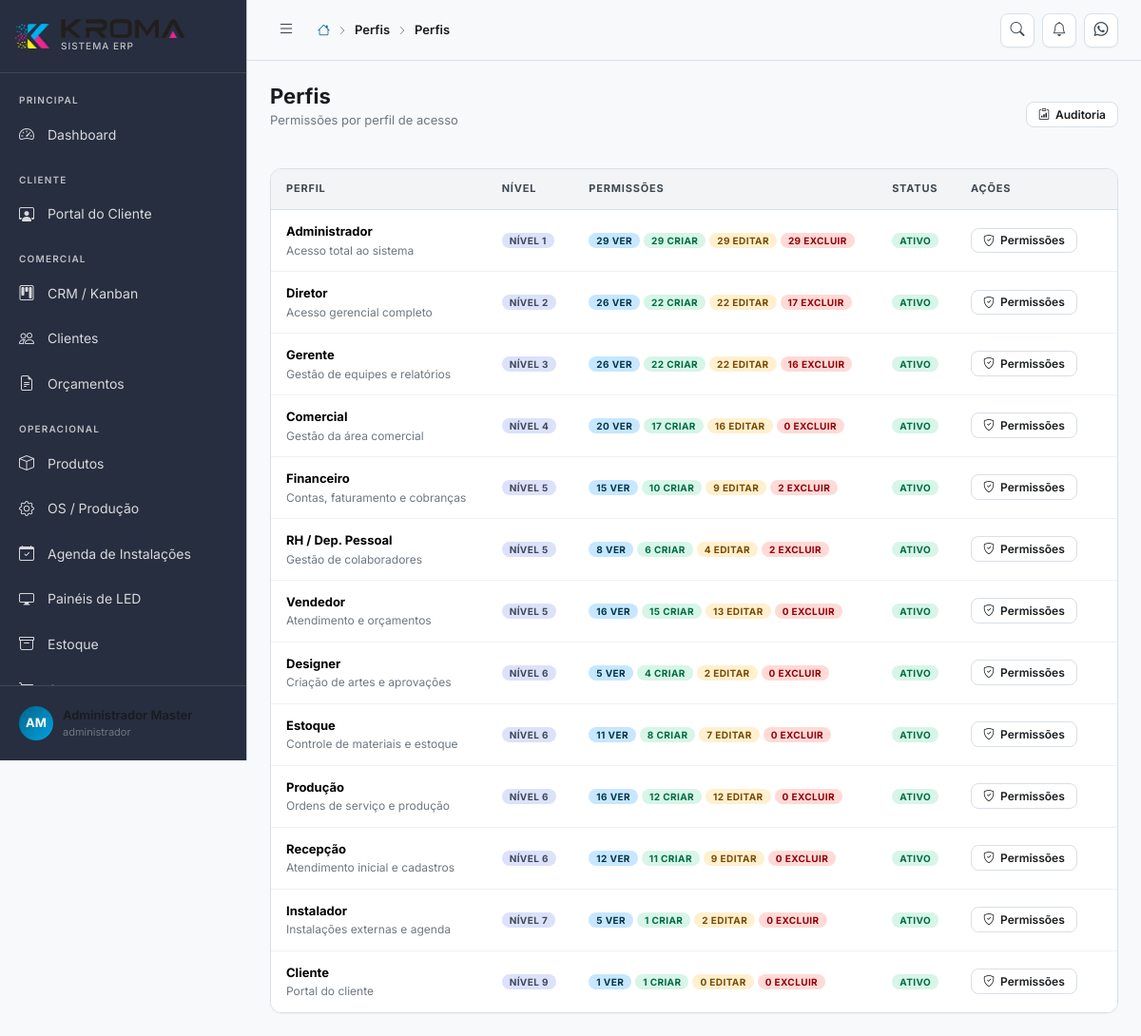
/perfis (signed in), run on the app's committed database.
### tables this page shows
CREATE TABLE IF NOT EXISTS perfis (
    id          INT UNSIGNED AUTO_INCREMENT PRIMARY KEY,
    nome        VARCHAR(50) NOT NULL UNIQUE,
    label       VARCHAR(100) NOT NULL,
    descricao   TEXT,
    nivel       TINYINT DEFAULT 5 COMMENT 'Nível hierárquico: 1=mais alto',
    ativo       TINYINT(1) DEFAULT 1,
    created_at  DATETIME DEFAULT CURRENT_TIMESTAMP
);

### index.php (called while the page is built, shortened)
<?php
require_once CONFIG_PATH . '/database.php';
require_once APP_PATH . '/Services/Router.php';
$router = new App\Services\Router();
$router->dispatch();

### config/database.php (called while the page is built, shortened)
<?php
class Database
{
    private static ?PDO $instance = null;
    public static function getInstance(): PDO
    {
        if (self::$instance === null) {
            try {
                $dsn = sprintf(
                    'mysql:host=%s;port=%s;dbname=%s;charset=%s',
                    DB_HOST, DB_PORT, DB_NAME, DB_CHARSET
                );
                self::$instance = new PDO($dsn, DB_USER, DB_PASS, [
                    PDO::ATTR_ERRMODE            => PDO::ERRMODE_EXCEPTION,
                    PDO::ATTR_DEFAULT_FETCH_MODE => PDO::FETCH_ASSOC,
                    PDO::ATTR_EMULATE_PREPARES   => false,
                    PDO::MYSQL_ATTR_INIT_COMMAND => "SET NAMES utf8mb4 COLLATE utf8mb4_unicode_ci",
                ]);
            } catch (PDOException $e) {
                if (APP_ENV === 'development') {
                    die('Erro de conexão com banco de dados: ' . $e->getMessage());
                } else {
                    die('Erro interno do sistema. Tente novamente mais tarde.');
                }
            }
        }
        return self::$instance;
    }
}
function db(): PDO
{
    return Database::getInstance();
}

### app/Services/Auth.php (called while the page is built, shortened)
<?php
class Auth
{
    public static function usuario(): ?array
    {
        return $_SESSION['usuario'] ?? null;
    }
    public static function perfil(): ?string
    {
        return $_SESSION['usuario']['perfil'] ?? null;
    }
    public static function temPerfil(string|array $perfis): bool
    {
        $perfilAtual = self::perfil();
        if (is_array($perfis)) {
            return in_array($perfilAtual, $perfis);
        }
        return $perfilAtual === $perfis;
    }
    public static function pode(string $permissao): bool
    {
        $permissoes = $_SESSION['permissoes'] ?? [];
        return in_array($permissao, $permissoes) || self::temPerfil('administrador');
    }
}

### app/Views/perfis/index.php (the view, shortened to what this page needs)
<div class="table-wrapper">
    <table class="table">
        <thead>
            <tr>
                <th>Perfil</th>
                <th>Nível</th>
                <th>Permissões</th>
                <th>Status</th>
                <th width="170">Ações</th>
            </tr>
        </thead>
        <tbody>
            <?php foreach ($perfis as $perfil): ?>
            <tr>
                <td>
                    <div style="font-weight:700"><?= htmlspecialchars($perfil['label']) ?></div>
                    <div style="font-size:12px;color:var(--text-muted)"><?= htmlspecialchars($perfil['descricao'] ?? '') ?></div>
                </td>
                <td><span class="badge badge-info">Nível <?= (int)$perfil['nivel'] ?></span></td>
                <td>
                    <div class="d-flex flex-wrap gap-1">
                        <span class="badge badge-primary"><?= (int)$perfil['total_ver'] ?> ver</span>
                        <span class="badge badge-success"><?= (int)$perfil['total_criar'] ?> criar</span>
                        <span class="badge badge-warning"><?= (int)$perfil['total_editar'] ?> editar</span>
                        <span class="badge badge-danger"><?= (int)$perfil['total_excluir'] ?> excluir</span>
                    </div>
                </td>
                <td>
                    <span class="badge <?= $perfil['ativo'] ? 'badge-success' : 'badge-secondary' ?>">
                        <?= $perfil['ativo'] ? 'Ativo' : 'Inativo' ?>
                    </span>
                </td>
                <td>
                    <a class="btn btn-secondary btn-sm" href="<?= APP_URL ?>/perfis/<?= $perfil['id'] ?>/permissoes">
                        <i class="bi bi-shield-check"></i> Permissões
                    </a>
                </td>
            </tr>
            <?php endforeach; ?>
        </tbody>
    </table>
</div>

### app/Services/Router.php (shortened to what this page needs)
<?php
class Router
{
    private array $routes = [];
    private string $basePath = '';
    public function __construct()
    {
        $scriptDir = dirname($_SERVER['SCRIPT_NAME']);
        $this->basePath = rtrim($scriptDir, '/');
    }
    private function addRoute(string $method, string $path, $handler): void
    {
        $this->routes[] = [
            'method'  => $method,
            'path'    => $path,
            'handler' => $handler,
        ];
    }
    public function dispatch(): void
    {
        $method = $_SERVER['REQUEST_METHOD'];
        $uri    = $_SERVER['REQUEST_URI'];
        $uri = '/' . ltrim(substr($uri, strlen($this->basePath)), '/');
        $uri = rtrim($uri, '/') ?: '/';
        foreach ($this->routes as $route) {
            if ($route['method'] !== $method) continue;
            $pattern = $this->pathToRegex($route['path']);
            if (preg_match($pattern, $uri, $matches)) {
                $params = array_filter($matches, 'is_string', ARRAY_FILTER_USE_KEY);
                $this->callHandler($route['handler'], $params);
                return;
            }
        }
    }
    private function pathToRegex(string $path): string
    {
        $pattern = preg_replace('/\/:([^\/]+)/', '/(?P<$1>[^/]+)', $path);
        return '#^' . $pattern . '$#';
    }
    private function callHandler($handler, array $params): void
    {
        if (is_string($handler) && strpos($handler, '@') !== false) {
            [$class, $method] = explode('@', $handler);
            $controller = new $fullClass();
            call_user_func_array([$controller, $method], $params);
            return;
        }
    }
}

### app/Controllers/PerfilController.php (shortened to what this page needs)
<?php
class PerfilController
{
    public function index(): void
    {
        try {
            $perfis = db()->query(
                "SELECT p.*,
                        SUM(CASE WHEN pm.pode_ver = 1 THEN 1 ELSE 0 END) AS total_ver,
                        SUM(CASE WHEN pm.pode_criar = 1 THEN 1 ELSE 0 END) AS total_criar,
                        SUM(CASE WHEN pm.pode_editar = 1 THEN 1 ELSE 0 END) AS total_editar,
                        SUM(CASE WHEN pm.pode_excluir = 1 THEN 1 ELSE 0 END) AS total_excluir
                 FROM perfis p
                 LEFT JOIN permissoes pm ON pm.perfil_id = p.id
                 GROUP BY p.id
                 ORDER BY p.nivel, p.label"
            )->fetchAll();
        } catch (\Exception $e) {
            $perfis = [];
        }
        $titulo = 'Perfis';
        $subtitulo = 'Permissões por perfil de acesso';
        $breadcrumbs = [['label' => 'Perfis', 'url' => '']];
        $headerActions = '<a href="' . APP_URL . '/auditoria" class="btn btn-secondary btn-sm"><i class="bi bi-clipboard-data"></i> Auditoria</a>';
        require APP_PATH . '/Views/perfis/index.php';
        $content = ob_get_clean();
        require APP_PATH . '/Views/layouts/main.php';
    }
}

### app/Views/layouts/main.php (shortened to what this page needs)
<?php
$usuario    = Auth::usuario();
$titulo     = $titulo ?? 'Dashboard';
$subtitulo  = $subtitulo ?? '';
$breadcrumbs = $breadcrumbs ?? [];
$homeUrl = Auth::pode('dashboard') ? '/dashboard' : (Auth::pode('portal') ? '/portal' : '/perfil');
$iniciais = implode('', array_map(fn($p) => strtoupper($p[0]), array_slice(explode(' ', $usuario['nome'] ?? 'U'), 0, 2)));
?>
<!DOCTYPE html>
<html lang="pt-BR" data-theme="light">
<head>
    <link rel="stylesheet" href="https://cdn.jsdelivr.net/npm/bootstrap@5.3.2/dist/css/bootstrap.min.css">
    <link rel="stylesheet" href="https://cdn.jsdelivr.net/npm/bootstrap-icons@1.11.3/font/bootstrap-icons.min.css">
    <link rel="stylesheet" href="https://cdn.datatables.net/1.13.7/css/dataTables.bootstrap5.min.css">
    <link rel="stylesheet" href="<?= APP_URL ?>/public/assets/css/kroma.css">
</head>
<body>
<div class="kroma-wrapper">
    <aside class="sidebar" id="sidebar">
        <div class="sidebar-brand">
            <img src="<?= APP_URL ?>/public/assets/img/icone.png" alt="KROMA" class="logo-icon-img">
            <div>
                <img src="<?= APP_URL ?>/public/assets/img/nome.png" alt="KROMA PRINT" class="logo-text-img">
                <div class="logo-sub">Sistema ERP</div>
            </div>
        </div>
        <nav class="sidebar-nav" id="sidebarNav">
            <?php if (Auth::pode('dashboard')): ?>
            <div class="nav-group">
                <div class="nav-group-label">Principal</div>
                <a href="<?= APP_URL ?>/dashboard" class="nav-item" data-tooltip="Dashboard">
                    <i class="bi bi-speedometer2"></i>
                    <span class="nav-label">Dashboard</span>
                </a>
            </div>
            <?php endif; ?>
            <?php if (Auth::pode('portal')): ?>
            <div class="nav-group">
                <div class="nav-group-label">Cliente</div>
                <a href="<?= APP_URL ?>/portal" class="nav-item" data-tooltip="Portal do Cliente">
                    <i class="bi bi-person-workspace"></i>
                    <span class="nav-label">Portal do Cliente</span>
                </a>
            </div>
            <?php endif; ?>
            <?php if (Auth::pode('crm') || Auth::pode('clientes') || Auth::pode('orcamentos')): ?>
            <div class="nav-group">
                <div class="nav-group-label">Comercial</div>
                <?php if (Auth::pode('crm')): ?>
                <a href="<?= APP_URL ?>/crm" class="nav-item" data-tooltip="CRM">
                    <i class="bi bi-kanban"></i>
                    <span class="nav-label">CRM / Kanban</span>
                </a>
                <?php endif; ?>
                <?php if (Auth::pode('clientes')): ?>
                <a href="<?= APP_URL ?>/clientes" class="nav-item" data-tooltip="Clientes">
                    <i class="bi bi-people"></i>
                    <span class="nav-label">Clientes</span>
                </a>
                <?php endif; ?>
                <?php if (Auth::pode('orcamentos')): ?>
                <a href="<?= APP_URL ?>/orcamentos" class="nav-item" data-tooltip="Orçamentos">
                    <i class="bi bi-file-earmark-text"></i>
                    <span class="nav-label">Orçamentos</span>
                </a>
                <?php endif; ?>
            </div>
            <?php endif; ?>
            <?php if (Auth::pode('produtos') || Auth::pode('producao') || Auth::pode('agenda') || Auth::pode('led') || Auth::pode('estoque') || Auth::pode('compras')): ?>
            <div class="nav-group">
                <div class="nav-group-label">Operacional</div>
                <?php if (Auth::pode('produtos')): ?>
                <a href="<?= APP_URL ?>/produtos" class="nav-item" data-tooltip="Produtos">
                    <i class="bi bi-box"></i>
                    <span class="nav-label">Produtos</span>
                </a>
                <?php endif; ?>
                <?php if (Auth::pode('producao')): ?>
                <a href="<?= APP_URL ?>/producao" class="nav-item" data-tooltip="Produção">
                    <i class="bi bi-gear"></i>
                    <span class="nav-label">OS / Produção</span>
                </a>
                <?php endif; ?>
                <?php if (Auth::pode('agenda')): ?>
                <a href="<?= APP_URL ?>/agenda" class="nav-item" data-tooltip="Agenda de Instalações">
                    <i class="bi bi-calendar-check"></i>
                    <span class="nav-label">Agenda de Instalações</span>
                </a>
                <?php endif; ?>
                <?php if (Auth::pode('led')): ?>
                <a href="<?= APP_URL ?>/led" class="nav-item" data-tooltip="Painéis de LED">
                    <i class="bi bi-display"></i>
                    <span class="nav-label">Painéis de LED</span>
                </a>
                <?php endif; ?>
                <?php if (Auth::pode('estoque')): ?>
                <a href="<?= APP_URL ?>/estoque" class="nav-item" data-tooltip="Estoque">
                    <i class="bi bi-archive"></i>
                    <span class="nav-label">Estoque</span>
                </a>
                <?php endif; ?>
                <?php if (Auth::pode('compras')): ?>
                <a href="<?= APP_URL ?>/compras" class="nav-item" data-tooltip="Compras">
                    <i class="bi bi-cart"></i>
                    <span class="nav-label">Compras</span>
                </a>
                <?php endif; ?>
            </div>
            <?php endif; ?>
        </nav>
        <div class="sidebar-footer">
            <div class="dropdown">
                <div class="sidebar-user" data-bs-toggle="dropdown">
                    <div class="avatar avatar-sm"><?= htmlspecialchars($iniciais) ?></div>
                    <div class="user-info">
                        <div class="user-name"><?= htmlspecialchars($usuario['nome'] ?? '') ?></div>
                        <div class="user-role"><?= htmlspecialchars($usuario['perfil'] ?? '') ?></div>
                    </div>
                </div>
            </div>
        </div>
    </aside>
    <div class="main-content" id="mainContent">
        <header class="topbar">
            <button class="topbar-toggle" id="sidebarToggle" aria-label="Menu">
                <i class="bi bi-list"></i>
            </button>
            <div class="topbar-breadcrumb">
                <a href="<?= APP_URL . $homeUrl ?>"><i class="bi bi-house"></i></a>
                <?php foreach ($breadcrumbs as $crumb): ?>
                    <i class="bi bi-chevron-right" style="font-size:10px"></i>
                    <?php if (!empty($crumb['url'])): ?>
                        <a href="<?= APP_URL . $crumb['url'] ?>"><?= htmlspecialchars($crumb['label']) ?></a>
                    <?php else: ?>
                        <span class="current"><?= htmlspecialchars($crumb['label']) ?></span>
                    <?php endif; ?>
                <?php endforeach; ?>
                <?php if (!empty($breadcrumbs)): ?>
                    <i class="bi bi-chevron-right" style="font-size:10px"></i>
                <?php endif; ?>
                <span class="current"><?= htmlspecialchars($titulo) ?></span>
            </div>
            <div class="topbar-actions">
                <a href="#" class="topbar-btn" data-bs-toggle="tooltip" title="Busca rápida">
                    <i class="bi bi-search"></i>
                </a>
                <?php if (Auth::pode('alertas')): ?>
                <a href="<?= APP_URL ?>/alertas" class="topbar-btn" id="notif-btn" data-bs-toggle="tooltip" title="Central de Alertas">
                    <i class="bi bi-bell"></i>
                </a>
                <?php endif; ?>
                <?php if (Auth::pode('whatsapp')): ?>
                <a href="<?= APP_URL ?>/whatsapp" class="topbar-btn" data-bs-toggle="tooltip" title="WhatsApp">
                    <i class="bi bi-whatsapp"></i>
                </a>
                <?php endif; ?>
            </div>
        </header>
        <main class="page-content">
            <?php if ($titulo): ?>
            <div class="page-header">
                <div>
                    <h1 class="page-title"><?= htmlspecialchars($titulo) ?></h1>
                    <?php if ($subtitulo): ?>
                    <p class="page-subtitle"><?= htmlspecialchars($subtitulo) ?></p>
                    <?php endif; ?>
                </div>
                <?php if (isset($headerActions)): ?>
                <div class="d-flex gap-2 flex-wrap">
                    <?= $headerActions ?>
                </div>
                <?php endif; ?>
            </div>
            <?php endif; ?>
            <?= $content ?? '' ?>
        </main>
    </div>
</div>
</body>
</html>

### data on the page
perfis: nome "administrador", label "Administrador", descricao "Acesso total ao sistema", nivel "1", total_ver "29", total_criar "29", total_editar "29", total_excluir "29", ativo "ATIVO"
perfis: label "Diretor", descricao "Acesso gerencial completo", nivel "2", total_ver "26", total_criar "22", total_editar "22", total_excluir "17", ativo "ATIVO"
perfis: label "Gerente", descricao "Gestão de equipes e relatórios", nivel "3", total_ver "26", total_criar "22", total_editar "22", total_excluir "16", ativo "ATIVO"
perfis: label "Comercial", descricao "Gestão da área comercial", nivel "4", total_ver "20", total_criar "17", total_editar "16", total_excluir "0", ativo "ATIVO"
perfis: label "Financeiro", descricao "Contas, faturamento e cobranças", nivel "5", total_ver "15", total_criar "10", total_editar "9", total_excluir "2", ativo "ATIVO"
perfis: label "RH / Dep. Pessoal", descricao "Gestão de colaboradores", nivel "5", total_ver "8", total_criar "6", total_editar "4", total_excluir "2", ativo "ATIVO"
perfis: label "Vendedor", descricao "Atendimento e orçamentos", nivel "5", total_ver "16", total_criar "15", total_editar "13", total_excluir "0", ativo "ATIVO"
perfis: label "Designer", descricao "Criação de artes e aprovações", nivel "6", total_ver "5", total_criar "4", total_editar "2", total_excluir "0", ativo "ATIVO"
perfis: label "Estoque", descricao "Controle de materiais e estoque", nivel "6", total_ver "11", total_criar "8", total_editar "7", total_excluir "0", ativo "ATIVO"
perfis: label "Produção", descricao "Ordens de serviço e produção", nivel "6", total_ver "16", total_criar "12", total_editar "12", total_excluir "0", ativo "ATIVO"
perfis: label "Recepção", descricao "Atendimento inicial e cadastros", nivel "6", total_ver "12", total_criar "11", total_editar "9", total_excluir "0", ativo "ATIVO"
perfis: label "Instalador", descricao "Instalações externas e agenda", nivel "7", total_ver "5", total_criar "1", total_editar "2", total_excluir "0", ativo "ATIVO"
perfis: label "Cliente", descricao "Portal do cliente", nivel "9", total_ver "1", total_criar "1", total_editar "0", total_excluir "0", ativo "ATIVO"

### other printed values
$crumb['label'] "Perfis"
